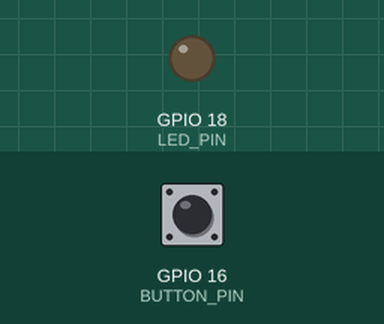
A sketch run on a simulated ESP32. On the bench: output pins drawn as LEDs (lit = HIGH). The inputs (shaded band) are chosen by the test bench; at power-on: GPIO 16 (BUTTON_PIN) HIGH.

Above: at 1.2 s.
1.3 s: GPIO 16 (BUTTON_PIN) pulled LOW for 0.15 s
At 1.37 s:
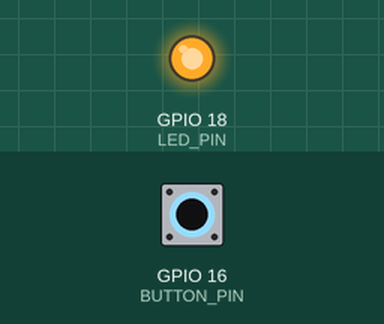
2.9 s: GPIO 16 (BUTTON_PIN) pulled LOW for 3.2 s
At 6.5 s:
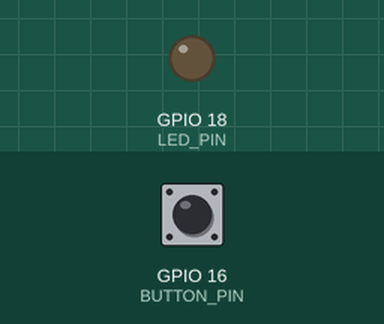
Timing chart, 0 to 8.0 s (numbered marks = the images above; inputs shaded):
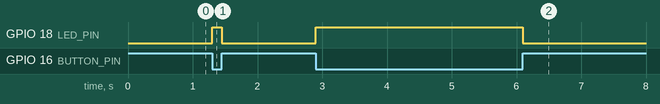

The sketch:

BUTTON_LED_INTRERFACE.ino
```cpp
#define BUTTON_PIN 16  // ESP32 pin GIOP16, which connected to button
#define LED_PIN    18  // ESP32 pin GIOP18, which connected to led

// The below are variables, which can be changed
int button_state = 0;   // variable for reading the button status

void setup() {
  // initialize the LED pin as an output:
  pinMode(LED_PIN, OUTPUT);
  // initialize the button pin as an pull-up input:
  // the pull-up input pin will be HIGH when the button is open and LOW when the button is pressed.
  pinMode(BUTTON_PIN, INPUT);
}

void loop() {
  // read the state of the button value:
  button_state = digitalRead(BUTTON_PIN);

  // control LED according to the state of button
  if (button_state == LOW)       // if button is pressed
    digitalWrite(LED_PIN, HIGH); // turn on LED
  else                           // otherwise, button is not pressing
    digitalWrite(LED_PIN, LOW);  // turn off LED
}
```

Measured:
- after the input at 1.3 s, GPIO 18 (LED_PIN): LOW → HIGH at once, → LOW 0.15 s later
- after the input at 2.9 s, GPIO 18 (LED_PIN): LOW → HIGH at once, → LOW 3.2 s later
